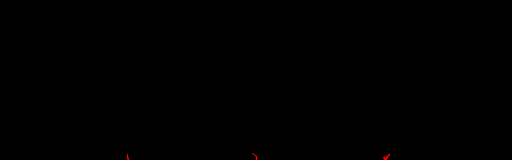
Frame 1 (no input)
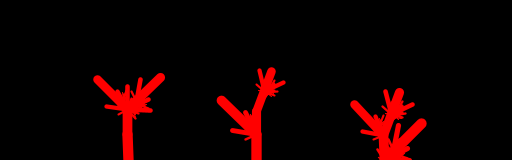
Frame 60 (the mouse pressed at the canvas centre just before this capture)
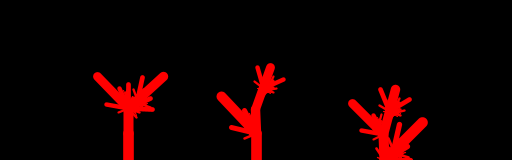
Frame 120 (the mouse held since frame 60 and released just before this capture)

The Processing sketch that drew these frames (run headless with seeded random() and noise(); from frame 60 on, the mouse is pressed at the canvas centre):

// Processing sketch: processing_53599
// ── processing_53599.pde

ArrayList Letras = new ArrayList();
char[] letras,letras1,letras2;
int la=30, aba=0, lo=10,div=5,atras=1;
public void setup() {
  //do not change, this is fixed for LED screens.
  size(512, 160); 
  //do not change, this is the refresh rate of LEDs.
  frameRate(8);  
  strokeWeight(20); 
  letras = generar_arbol();
  letras1 = generar_arbol();
  letras2 = generar_arbol();
  Letras.add(letras);
  Letras.add(letras1);
  Letras.add(letras2);
  smooth();

}
 
void draw() {
  background(0); //keep background black (LEDs are brightness based)
  stroke(255,0,0); //LEDs are on the scale of red
  fill(255,0,0);   //LEDs are on the scale of red   
  calcular();
  lo+=atras;

}
void rama(char c, float l)
{
  float ang = random(-.05, .05);
  if (l>3)
    switch(c)
    {
    case 'n':
      strokeWeight(l/div);
      l/=2;
      rotate(ang*.3);
      line(0, 0, 0, -l);
      translate(0, -l);
      break;
    case 'i':
      pushMatrix();
      rotate(-0.8+ang);
      strokeWeight(l/div);
      line(0, 0, 0, -l);
      translate(0, -l, -aba);
      rama('e', l/2);
      //rama('n', l/2);
      rama('d', l/2);
      popMatrix();
      break;
    case 'd':
      pushMatrix();
      rotate(0.3+ang);
      strokeWeight(l/div);
      line(0, 0, 0, -l);
      translate(0, -l, -aba);
      rama('n', l/2);
      rama('d', l/2);
      rama('n', l/2);
      rama('e', l/2);
      rama('o', l/2);
      popMatrix();
      break;
    case 'e':
      pushMatrix();
      rotate(-0.6);
      strokeWeight(l/div);
      line(0, 0, 0, -l);
      translate(0, -l, -aba);
      rama('o', l/2);
      rama('d', l/2);
      rama('e', l/2);
      popMatrix();
      break;
    case 'o':
      pushMatrix();
      rotate(0.8);
      strokeWeight(l/div);
      line(0, 0, 0, -l);
      translate(0, -l, -aba);
      rama('i', l/2);
      rama('d', l/2);
      rama('o', l/2);
      rama('n', l/2);
      rama('e', l/2);
      popMatrix();
      break;
    }
}
void calcular()
{
  if(lo==0||lo>=100)
  {
    atras*=-1;
    if(lo==0)
    {
      Letras.clear();
      letras = generar_arbol();
      letras1 = generar_arbol();
      letras2 = generar_arbol();
      Letras.add(letras);
      Letras.add(letras1);
      Letras.add(letras2);
    }
  }
  background(0);
  for (int j=0;j<Letras.size();j++)
  {
    pushMatrix();
    translate((j+1)*width/(Letras.size()+1), height);
    char[] temp = (char[])Letras.get(j);
    la = lo;
    for (int i=0;i<temp.length;i++)
    {
      rama(temp[i], la*0.75);
      la-=4;
    }
    popMatrix();
  }
}
char[] generar_arbol()
{
    int n_ramas = 4;
    char[] temp = new char[n_ramas];
        int switcher = int(random(-0.8,9.9));
        switch(switcher)
        {
            case 0:
                temp[0] = 'n';
                temp[1] = 'd';
                temp[2] = 'n';
                temp[3] = 'e';
            break;
            case 1:
                temp[0] = 'n';
                temp[1] = 'i';
                temp[2] = 'n';
                temp[3] = 'd';
            break;
            case 2:
                temp[0] = 'd';
                temp[1] = 'e';
                temp[2] = 'n';
                temp[3] = 'o';
            break;
            case 3:
                temp[0] = 'o';
                temp[1] = 'n';
                temp[2] = 'i';
                temp[3] = 'd';
            break;
            case 4:
                temp[0] = 'n';
                temp[1] = 'i';
                temp[3] = 'n';
                temp[2] = 'd';
            break;
            case 5:
                temp[0] = 'e';
                temp[1] = 'n';
                temp[2] = 'o';
                temp[3] = 'e';
            break;
            case 6:
                temp[0] = 'n';
                temp[1] = 'n';
                temp[3] = 'i';
                temp[2] = 'o';
            break;
            case 7:
                temp[0] = 'o';
                temp[1] = 'n';
                temp[2] = 'd';
                temp[3] = 'i';
            break;
            case 8:
                temp[0] = 'n';
                temp[1] = 'n';
                temp[3] = 'i';
                temp[2] = 'i';
            break;
            case 9:
                temp[0] = 'o';
                temp[1] = 'n';
                temp[2] = 'd';
                temp[3] = 'i';
            break;
                
      
    }
    return temp;
}               
